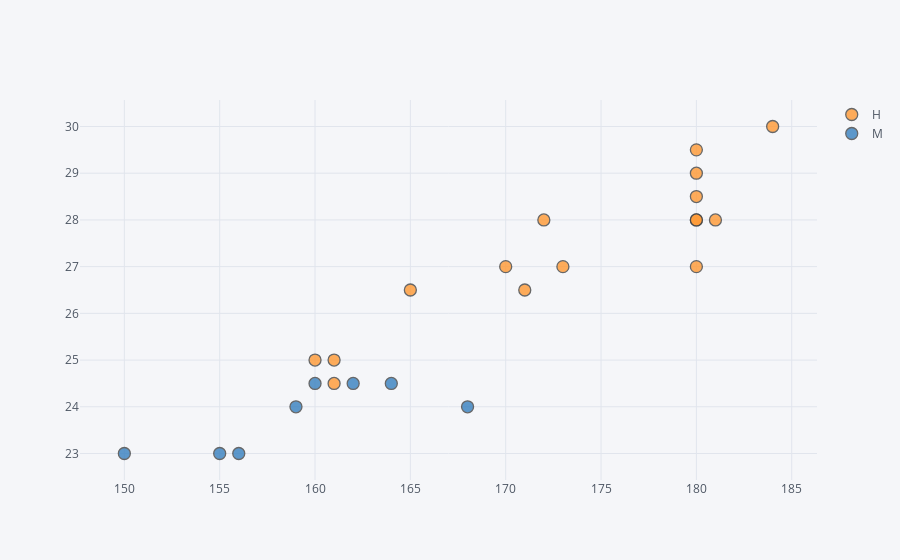

Notebook code for this chart:
### Markdown cell above
## Inspección Visual

### Code cell
df.iplot(kind='scatter',x='Estatura',y='Talla',categories='Sexo')

### Figure 1 — Plotly figure (JSON) as saved in the notebook; plotly's stock layout.template omitted (floating-point values rounded to 4 significant figures)
{"data": [{"marker": {"color": "rgba(255, 153, 51, 1.0)", "line": {"width": 1.3}, "opacity": 0.8, "size": 12, "symbol": "circle"}, "mode": "markers", "name": "H", "textfont": {"color": "#4D5663"}, "type": "scatter", "x": [171, 180, 165, 181, 161, 180, 172, 180, 180, 160, 173, 170, 180, 161, 180, 184], "y": [26.5, 28, 26.5, 28, 24.5, 28.5, 28, 29.5, 27, 25, 27, 27, 28, 25, 29, 30]}, {"marker": {"color": "rgba(55, 128, 191, 1.0)", "line": {"width": 1.3}, "opacity": 0.8, "size": 12, "symbol": "circle"}, "mode": "markers", "name": "M", "textfont": {"color": "#4D5663"}, "type": "scatter", "x": [155, 168, 160, 156, 159, 162, 164, 150], "y": [23, 24, 24.5, 23, 24, 24.5, 24.5, 23]}], "layout": {"legend": {"bgcolor": "#F5F6F9", "font": {"color": "#4D5663"}}, "paper_bgcolor": "#F5F6F9", "plot_bgcolor": "#F5F6F9", "title": {"font": {"color": "#4D5663"}}, "xaxis": {"gridcolor": "#E1E5ED", "showgrid": true, "tickfont": {"color": "#4D5663"}, "title": {"font": {"color": "#4D5663"}, "text": ""}, "zerolinecolor": "#E1E5ED"}, "yaxis": {"gridcolor": "#E1E5ED", "showgrid": true, "tickfont": {"color": "#4D5663"}, "title": {"font": {"color": "#4D5663"}, "text": ""}, "zerolinecolor": "#E1E5ED"}}}
